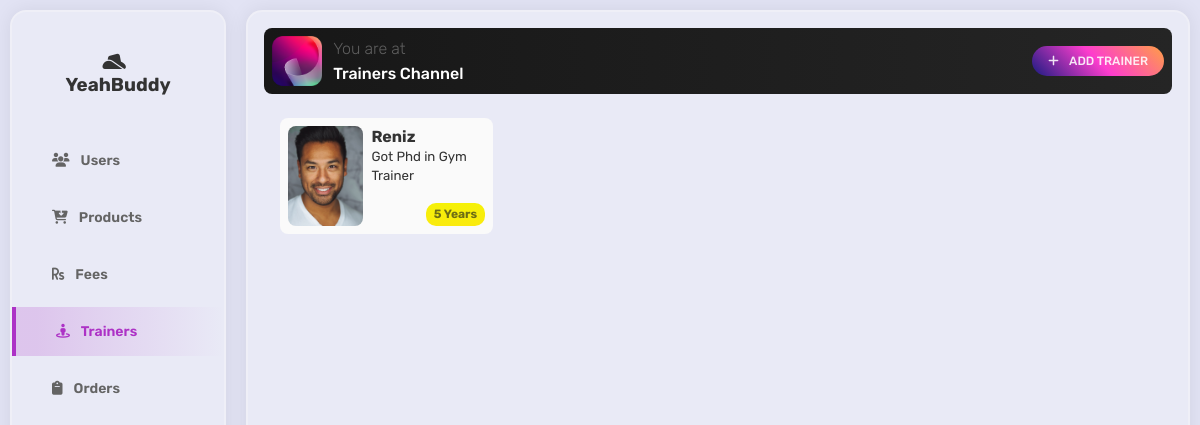
Page /admin/adminTrainer.php on the committed database.
### tables this page shows
CREATE TABLE `trainer` (
  `id` int(11) NOT NULL,
  `trainerName` varchar(50) NOT NULL,
  `trainerAbout` varchar(200) NOT NULL,
  `trainerImage` varchar(200) NOT NULL,
  `trainerEOX` int(11) NOT NULL,
  `user_id` int(11) NOT NULL
);

### admin/adminTrainer.php (the view, shortened to what this page needs)
<?php
    include('adminTop.php');
?>
<div class="contentBox">
    <div class="titleBox">
        <div class="titleImageBox"></div>
        <div class="titleDetailsBox">
            <p>You are at</p>
            <p>Trainers Channel</p>
        </div>
        <a href="adminAddTrainer.php" class="addButton"><i class="fas fa-plus pdspace"></i> ADD TRAINER</a>
    </div>
    <div class="mainContentBox">
    <?php
        require('../includes/db.inc.php');
        $sql = "SELECT * FROM trainer";
        $result = mysqli_query($conn, $sql);
        while($row = mysqli_fetch_assoc($result)) {
            echo '
            <div class="eachTrainerBox">
            <div class="trainerImageBox">
                <img src="../'.$row['trainerImage'].'" alt="" class="trainerPic">
            </div>
            <div class="trainerDetailsBox">
                <h4 class="trainerName">'.$row['trainerName'].'</h4>
                <h5 class="trainerDetails">'.$row['trainerAbout'].'</h5>
                <span class="expYears">'.$row['trainerEOX'].' Years</span>
            </div>
        </div>
            ';
        }
    ?>
    </div>
</div>
<?php
    include('adminBottom.php');
?>

### admin/css/style.css (style rules this page uses)
* { margin: 0; padding: 0; text-decoration: none; outline: none; font-family: 'Rubik', sans-serif; }
body { width: 100%; min-height: 100vh; background: #E2E3F4; display: flex; box-sizing: border-box; }
.contentBox { width: 100%; height: 100%; padding: 16px; background: #e9eaf6; border: 2px solid rgba(248, 246, 246, 0.383); box-shadow: 0 0 20px rgba(0, 0, 0, 0.075); border-radius: 16px; box-sizing: border-box; }
.pdspace { padding-right: 8px; }
.titleBox { background: linear-gradient(to right,#171717,#252525); width: 100%; padding: 8px; border-radius: 8px; box-sizing: border-box; display: flex; position: relative; }
.titleImageBox { width: 50px; height: 50px; background: url('../../images/icon.png'); background-size: cover; background-position: center; box-sizing: border-box; }
.titleDetailsBox { padding: 0 8px; box-sizing: border-box; }
.titleDetailsBox p { color: #fff; padding: 3px; font-weight: 500; }
.titleDetailsBox p:nth-child(1) { color: rgba(255, 255, 255, 0.301); font-weight: 300; }
.mainContentBox { width: 100%; position: relative; padding: 16px; box-sizing: border-box; top: 8px; display: grid; gap: 8px; grid-template-columns: repeat(4,1fr); }
.addButton { position: absolute; padding: 8px 16px; background: linear-gradient(45deg,rgb(25, 27, 129),rgb(253, 61, 205),rgb(255, 159, 69)); right: 8px; box-sizing: border-box; border-radius: 30px; font-weight: 500; font-size: 12px; top: 50%; color: rgba(255, 255, 255, 0.877); transform: translateY(-50%); }
.eachTrainerBox { width: 100%; padding: 8px; background: rgb(250, 250, 250); display: flex; border-radius: 8px; position: relative; box-sizing: border-box; }
.trainerImageBox { width: 100px; height: 100px; position: relative; display: flex; justify-content: center; align-items: center; overflow: hidden; border-radius: 8px; }
.trainerPic { max-height: 100%; max-width: 100%; transform: scale(1.5) translateY(10%); }
.trainerDetailsBox { padding: 0 8px; box-sizing: border-box; line-height: 1.4; }
.trainerName { color: #333; position: relative; }
.trainerDetails { color: #333; font-weight: 400; }
.expYears { position: absolute; right: 8px; bottom: 8px; padding: 3px 8px; background: linear-gradient(rgb(245, 241, 7),rgb(250, 234, 14)); border-radius: 10px; font-weight: bold; color: rgb(109, 109, 21); box-sizing: border-box; font-size: 12px; }

### rows in the picture
trainer: trainerImage (picture), trainerName "Reniz", trainerAbout "Got Phd in Gym Trainer", trainerEOX "5"
